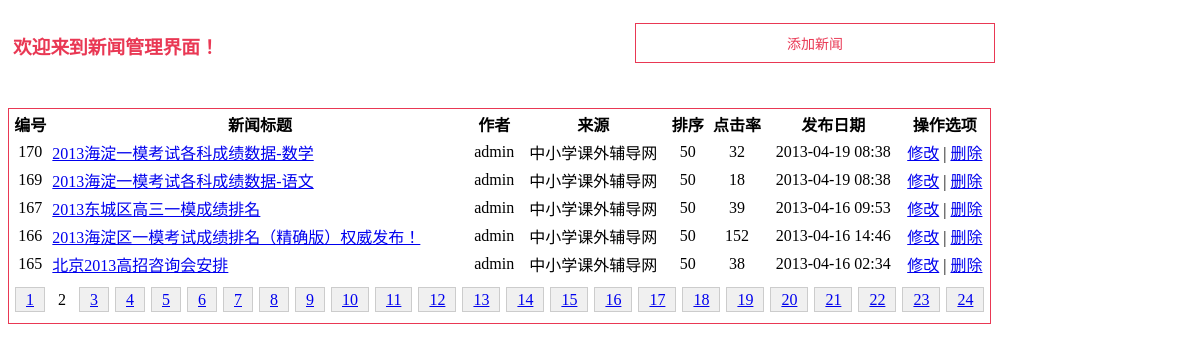
/sites2/manage.php?page=2, run on the app's committed database.
### tables this page shows
CREATE TABLE IF NOT EXISTS `007_news` (
  `id` int(11) NOT NULL AUTO_INCREMENT,
  `cat` int(5) NOT NULL,
  `title` varchar(100) NOT NULL,
  `author` varchar(20) DEFAULT NULL,
  `source` varchar(20) DEFAULT NULL,
  `keywords` varchar(200) DEFAULT NULL,
  `description` varchar(255) DEFAULT NULL,
  `orderby` int(5) DEFAULT NULL,
  `content` text,
  `hits` int(10) DEFAULT '0',
  `addate` int(15) DEFAULT NULL,
  PRIMARY KEY (`id`)
);

### sites2/manage.php (the view, shortened to what this page needs)
<?php
$pagesize = 5;
if(empty($_GET["page"])){
    $page = 1;
    $startrow = 0;
} else{
    $page = (int)$_GET["page"];
    $startrow = ($page-1) * $pagesize;
}
$sql = "SELECT * FROM 007_news";
$result = mysql_query($sql);
$records = mysql_num_rows($result);
$pages = ceil($records/$pagesize);
$sql = "SELECT * FROM 007_news ORDER BY orderby ASC, id DESC LIMIT $startrow,$pagesize";
$result = mysql_query($sql);
?>
<!DOCTYPE html>
<html>
<head>
</head>
<body>
<div class="container clearfix">
    <div id="header" class="clearfix">
        <h3>欢迎来到新闻管理界面！</h3>
        <input type="button" value="添加新闻" id="add" onClick="javascript:location.href='add.php'">
    </div>
    <table id="news_table">
        <tr>
            <th>编号</th>
            <th>新闻标题</th>
            <th>作者</th>
            <th>来源</th>
            <th>排序</th>
            <th>点击率</th>
            <th>发布日期</th>
            <th>操作选项</th>
        </tr>
        <?php
        while($arr = mysql_fetch_assoc($result)){
        ?>
        <tr align="center">
            <td><?php echo $arr['id']?></td>
            <td align="left"><a target="_blank" href="content.php?id=<?php echo $arr['id']?>"><?php echo $arr['title']?></a></td>
            <td><?php echo $arr['author']?></td>
            <td><?php echo $arr['source']?></td>
            <td><?php echo $arr['orderby']?></td>
            <td><?php echo $arr['hits']?></td>
            <td><?php echo date("Y-m-d H:i",$arr['addate'])?></td>
            <td>
                <a href="edit.php?id=<?php echo $arr['id']?>">修改</a> |
                <a href="javascript:void(0)" onClick="confirmDel(<?php echo $arr['id']?>)">删除</a>
            </td>
        </tr>
        <?php
           }
        ?>
        <tr>
            <td colspan="8" align="center" class="pagelist">
                <?php
                    $prev = $page - 3;
                    if($prev < 1){$prev = 1;}
                    for($i = $prev; $i<$pages;$i++){
                        if($i == $page){
                            echo "<span>$i</span>";
                        } else{
                            echo "<a href='manage.php?page=$i'>$i</a>";
                        }
                    }
                ?>
            </td>
        </tr>
    </table>
</div>
</body>
</html>

### sites2/manage.php (style rules this page uses)
* { font-family:'微软雅黑'; }
.clearfix:after { content: "";display:block;clear:both; }
.clearfix { zoom:1; }
.container { width:1197px; margin: 5px auto; }
#header { padding: 5px 0 5px 5px; height:80px; position:relative; margin-bottom:10px; }
#header h3 { float:left; color: #e93854; }
#header #add { position:absolute; top:15px; right:210px; display:block; width:360px; height:40px; line-height:40px; background-color:#fff; cursor:pointer; border:1px solid #e93854; font-size:14px; color:#e93854; text-align:center; }
#news_table { border:1px solid #e93854; }
.pagelist { height:40px; line-height:40px; }
.pagelist a { border:1px solid #ccc; background-color:#f0f0f0; padding:3px 10px; margin:0px 3px; }
.pagelist span { padding:3px 10px; }

### data on the page
007_news: id "170", title "2013海淀一模考试各科成绩数据-数学", author "admin", source "中小学课外辅导网", orderby "50", hits "32", addate "2013-04-19 08:38"
007_news: id "169", title "2013海淀一模考试各科成绩数据-语文", author "admin", source "中小学课外辅导网", orderby "50", hits "18", addate "2013-04-19 08:38"
007_news: id "167", title "2013东城区高三一模成绩排名", author "admin", source "中小学课外辅导网", orderby "50", hits "39", addate "2013-04-16 09:53"
007_news: id "166", title "2013海淀区一模考试成绩排名（精确版）权威发布！", author "admin", source "中小学课外辅导网", orderby "50", hits "152", addate "2013-04-16 14:46"
007_news: id "165", title "北京2013高招咨询会安排", author "admin", source "中小学课外辅导网", orderby "50", hits "38", addate "2013-04-16 02:34"
